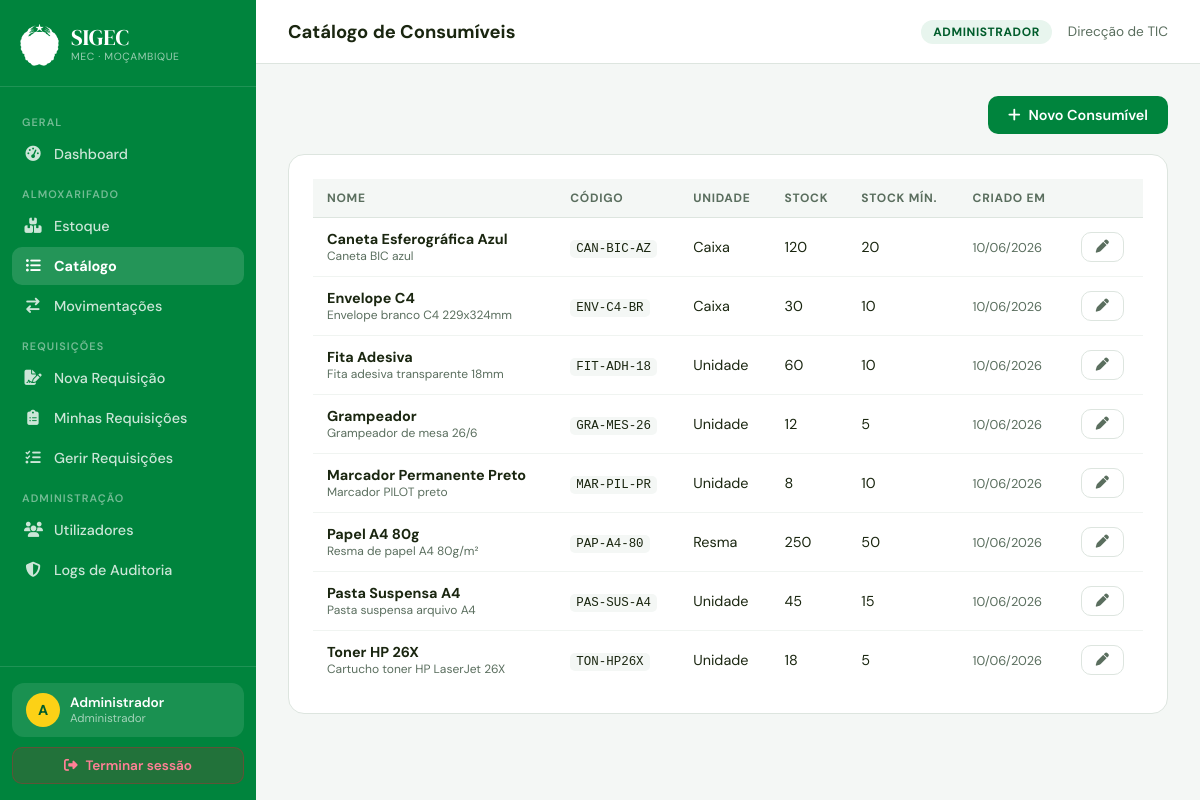
The page /consumiveis.php (signed in) on the database its author committed.
### tables this page shows
CREATE TABLE estoque (
  id             INT AUTO_INCREMENT PRIMARY KEY,
  consumivel_id  INT NOT NULL UNIQUE,
  quantidade     INT DEFAULT 0,
  quantidade_minima INT DEFAULT 10,
  atualizado_em  TIMESTAMP DEFAULT CURRENT_TIMESTAMP ON UPDATE CURRENT_TIMESTAMP,
  FOREIGN KEY (consumivel_id) REFERENCES consumiveis(id)
);

CREATE TABLE consumiveis (
  id          INT AUTO_INCREMENT PRIMARY KEY,
  nome        VARCHAR(100) NOT NULL,
  descricao   TEXT,
  unidade     VARCHAR(20) NOT NULL,    
  codigo      VARCHAR(30) UNIQUE,
  criado_em   TIMESTAMP DEFAULT CURRENT_TIMESTAMP
);

### config.php (called while the page is built, shortened)
<?php
function currentUser(): array {
    return [
        'id'     => $_SESSION['uid']    ?? 0,
        'nome'   => $_SESSION['nome']   ?? '',
        'email'  => $_SESSION['email']  ?? '',
        'role'   => $_SESSION['role']   ?? '',
        'unidade'=> $_SESSION['unidade']?? '',
    ];
}
function roleLabel(string $role): string {
    return match($role) {
        'admin'        => 'Administrador',
        'gestor'       => 'Gestor de Almoxarifado',
        'requisitante' => 'Requisitante',
        default        => ucfirst($role),
    };
}
?>

### consumiveis.php (the view, shortened to what this page needs)
<?php
require_once 'config.php';
$currentPage = 'consumiveis';
$pageTitle   = 'Catálogo de Consumíveis';
$db  = db();
$lista = $db->query(
    "SELECT c.*, e.quantidade, e.quantidade_minima
     FROM consumiveis c
     LEFT JOIN estoque e ON e.consumivel_id = c.id
     ORDER BY c.nome ASC"
)->fetchAll();
include 'partials/header.php';
?>
<div style="display:flex;justify-content:flex-end;margin-bottom:20px">
  <button class="btn btn-primary" onclick="document.getElementById('modalNovo').classList.add('open')">
    <i class="fas fa-plus"></i> Novo Consumível
  </button>
</div>
<div class="card">
  <div class="table-wrap">
    <table>
      <thead><tr>
        <th>Nome</th><th>Código</th><th>Unidade</th><th>Stock</th><th>Stock Mín.</th><th>Criado em</th><th></th>
      </tr></thead>
      <tbody>
      <?php foreach ($lista as $c): ?>
        <tr>
          <td>
            <strong><?= htmlspecialchars($c['nome']) ?></strong>
            <?php if ($c['descricao']): ?><div style="font-size:0.75rem;color:var(--sub)"><?= htmlspecialchars(mb_substr($c['descricao'],0,55)) ?></div><?php endif; ?>
          </td>
          <td><?= $c['codigo'] ? "<code style='font-size:0.78rem;background:var(--bg);padding:2px 6px;border-radius:5px'>".htmlspecialchars($c['codigo'])."</code>" : '—' ?></td>
          <td><?= htmlspecialchars($c['unidade']) ?></td>
          <td><?= $c['quantidade'] ?? '—' ?></td>
          <td><?= $c['quantidade_minima'] ?? '—' ?></td>
          <td style="font-size:0.8rem;color:var(--sub)"><?= date('d/m/Y', strtotime($c['criado_em'])) ?></td>
          <td>
            <button class="btn btn-ghost btn-sm"
              onclick="editarItem(<?= htmlspecialchars(json_encode($c)) ?>)">
              <i class="fas fa-pen"></i>
            </button>
          </td>
        </tr>
      <?php endforeach; ?>
      </tbody>
    </table>
  </div>
</div>
<?php include 'partials/footer.php'; ?>

### partials/header.php (shortened to what this page needs)
<?php
$user = currentUser();
$role = $user['role'];
?>
<!DOCTYPE html>
<html lang="pt">
<head>
  <link rel="stylesheet" href="https://cdnjs.cloudflare.com/ajax/libs/font-awesome/6.5.0/css/all.min.css">
</head>
<body>
<nav class="sidebar" id="sidebar">
  <div class="sidebar-brand">
    <img src="assets/logo.png" alt="MEC" onerror="this.style.display='none'">
    <div>
      <div class="app-name">SIGEC</div>
      <div class="app-sub">MEC · Moçambique</div>
    </div>
  </div>
  <div class="sidebar-nav">
    <div class="nav-section-title">Geral</div>
    <a href="dashboard.php" class="nav-item <?= ($currentPage??'') === 'dashboard' ? 'active' : '' ?>">
      <i class="fas fa-gauge-high"></i> Dashboard
    </a>
    <?php if (in_array($role, ['admin','gestor'])): ?>
    <div class="nav-section-title">Almoxarifado</div>
    <a href="estoque.php" class="nav-item <?= ($currentPage??'') === 'estoque' ? 'active' : '' ?>">
      <i class="fas fa-boxes-stacked"></i> Estoque
    </a>
    <a href="consumiveis.php" class="nav-item <?= ($currentPage??'') === 'consumiveis' ? 'active' : '' ?>">
      <i class="fas fa-list-ul"></i> Catálogo
    </a>
    <a href="movimentacoes.php" class="nav-item <?= ($currentPage??'') === 'movimentacoes' ? 'active' : '' ?>">
      <i class="fas fa-arrow-right-arrow-left"></i> Movimentações
    </a>
    <?php endif; ?>
    <div class="nav-section-title">Requisições</div>
    <a href="requisicoes.php" class="nav-item <?= ($currentPage??'') === 'requisicoes' ? 'active' : '' ?>">
      <i class="fas fa-file-signature"></i> Nova Requisição
    </a>
    <a href="minhas_requisicoes.php" class="nav-item <?= ($currentPage??'') === 'minhas_req' ? 'active' : '' ?>">
      <i class="fas fa-clipboard-list"></i> Minhas Requisições
    </a>
    <?php if (in_array($role, ['admin','gestor'])): ?>
    <a href="gestao_requisicoes.php" class="nav-item <?= ($currentPage??'') === 'gestao_req' ? 'active' : '' ?>">
      <i class="fas fa-tasks"></i> Gerir Requisições
    </a>
    <?php endif; ?>
    <?php if ($role === 'admin'): ?>
    <div class="nav-section-title">Administração</div>
    <a href="utilizadores.php" class="nav-item <?= ($currentPage??'') === 'utilizadores' ? 'active' : '' ?>">
      <i class="fas fa-users"></i> Utilizadores
    </a>
    <a href="logs.php" class="nav-item <?= ($currentPage??'') === 'logs' ? 'active' : '' ?>">
      <i class="fas fa-shield-halved"></i> Logs de Auditoria
    </a>
    <?php endif; ?>
  </div>
  <div class="sidebar-footer">
    <div class="user-chip">
      <div class="user-avatar"><?= strtoupper(mb_substr($user['nome'], 0, 1)) ?></div>
      <div>
        <div class="user-name"><?= htmlspecialchars(explode(' ', $user['nome'])[0]) ?></div>
        <div class="user-role"><?= roleLabel($role) ?></div>
      </div>
    </div>
    <a href="logout.php" class="btn-logout"><i class="fas fa-right-from-bracket"></i> Terminar sessão</a>
  </div>
</nav>
<div class="main-wrap">
  <div class="topbar">
    <div style="display:flex;align-items:center;gap:14px;">
      <span class="page-heading"><?= htmlspecialchars($pageTitle ?? 'Dashboard') ?></span>
    </div>
    <div class="topbar-right">
      <span class="badge-role"><?= roleLabel($role) ?></span>
      <span style="font-size:0.85rem;color:var(--sub)"><?= htmlspecialchars($user['unidade']) ?></span>
    </div>
  </div>
  <div class="content-area">

### partials/footer.php (shortened to what this page needs)
  </div>
</div>
</body>
</html>

### partials/header.php (style rules this page uses)
:root { --verde: #00843D; --verde-d: #005c2b; --vermelho: #E3122E; --dourado: #FCD116; --bg: #F4F7F5; --card: #FFFFFF; --texto: #1A2610; --sub: #5a6e5e; --borda: #DDE5DF; --sidebar-w: 256px; }
*, *::before, *::after { margin:0; padding:0; box-sizing:border-box; }
body { font-family:'DM Sans',sans-serif; background:var(--bg); color:var(--texto); min-height:100vh; display:flex; }
.sidebar { width: var(--sidebar-w); background: var(--verde); min-height: 100vh; display: flex; flex-direction: column; position: fixed; top:0; left:0; bottom:0; z-index: 50; overflow-y: auto; }
.sidebar-brand { padding: 24px 20px 20px; border-bottom: 1px solid rgba(255,255,255,0.12); display: flex; align-items: center; gap: 12px; }
.sidebar-brand img { height: 42px; filter: brightness(0) invert(1); }
.sidebar-brand .app-name { font-family: 'DM Serif Display', serif; font-size: 1.4rem; color: white; line-height: 1; }
.sidebar-brand .app-sub { font-size: 0.65rem; color: rgba(255,255,255,0.6); text-transform: uppercase; letter-spacing: 0.06em; }
.sidebar-nav { flex: 1; padding: 16px 12px; }
.nav-section-title { font-size: 0.68rem; text-transform: uppercase; letter-spacing: 0.1em; color: rgba(255,255,255,0.45); font-weight: 600; padding: 12px 10px 6px; }
.nav-item { display: flex; align-items: center; gap: 12px; padding: 10px 12px; border-radius: 10px; color: rgba(255,255,255,0.8); font-weight: 500; font-size: 0.9rem; text-decoration: none; transition: background 0.15s, color 0.15s; margin-bottom: 2px; }
.nav-item i { width: 18px; text-align: center; font-size: 0.95rem; }
.nav-item:hover, .nav-item.active { background: rgba(255,255,255,0.14); color: white; }
.nav-item.active { font-weight: 700; }
.sidebar-footer { padding: 16px 12px; border-top: 1px solid rgba(255,255,255,0.12); }
.user-chip { background: rgba(255,255,255,0.1); border-radius: 12px; padding: 10px 14px; display: flex; align-items: center; gap: 10px; margin-bottom: 10px; }
.user-avatar { width: 34px; height: 34px; background: var(--dourado); border-radius: 50%; display: flex; align-items: center; justify-content: center; font-weight: 700; color: var(--verde-d); font-size: 0.9rem; flex-shrink: 0; }
.user-chip .user-name { color: white; font-weight: 600; font-size: 0.85rem; }
.user-chip .user-role { color: rgba(255,255,255,0.6); font-size: 0.72rem; }
.btn-logout { width: 100%; padding: 9px; background: rgba(227,18,46,0.15); border: 1px solid rgba(227,18,46,0.3); border-radius: 10px; color: #ff8096; font-size: 0.85rem; font-weight: 600; cursor: pointer; font-family: 'DM Sans', sans-serif; display: flex; align-items: center; justify-content: center; gap: 8px; text-decoration: none; transition: background 0.15s; }
.main-wrap { margin-left: var(--sidebar-w); flex: 1; min-height: 100vh; display: flex; flex-direction: column; }
.topbar { background: white; border-bottom: 1px solid var(--borda); padding: 0 32px; height: 64px; display: flex; align-items: center; justify-content: space-between; position: sticky; top: 0; z-index: 40; }
.page-heading { font-weight: 700; font-size: 1.15rem; color: var(--texto); }
.topbar-right { display: flex; align-items: center; gap: 16px; }
.badge-role { background: #e8f5ee; color: var(--verde-d); font-size: 0.75rem; font-weight: 700; padding: 4px 12px; border-radius: 99px; text-transform: uppercase; letter-spacing: 0.05em; }
.content-area { padding: 32px; flex: 1; }
.card { background: white; border-radius: 16px; border: 1px solid var(--borda); padding: 24px; }
.btn { display: inline-flex; align-items: center; gap: 8px; padding: 10px 20px; border-radius: 10px; font-size: 0.9rem; font-weight: 600; font-family: 'DM Sans', sans-serif; cursor: pointer; border: none; transition: all 0.2s; text-decoration: none; }
.btn-primary { background: var(--verde); color: white; }
.btn-ghost { background: transparent; border: 1.5px solid var(--borda); color: var(--sub); }
.btn-sm { padding: 7px 14px; font-size: 0.82rem; }
.table-wrap { overflow-x: auto; }
table { width: 100%; border-collapse: collapse; font-size: 0.9rem; }
th { text-align: left; padding: 11px 14px; background: var(--bg); color: var(--sub); font-size: 0.75rem; font-weight: 700; text-transform: uppercase; letter-spacing: 0.06em; border-bottom: 1px solid var(--borda); }
td { padding: 12px 14px; border-bottom: 1px solid #f0f4f1; }
tr:last-child td { border-bottom: none; }

### rows shown on the page
estoque: consumivel.nome "Caneta Esferográfica Azul", consumivel.descricao "Caneta BIC azul", consumivel.codigo "CAN-BIC-AZ", consumivel.unidade "Caixa", quantidade "120", quantidade_minima "20", consumivel.criado_em "10/06/2026"
estoque: consumivel.nome "Envelope C4", consumivel.descricao "Envelope branco C4 229x324mm", consumivel.codigo "ENV-C4-BR", consumivel.unidade "Caixa", quantidade "30", quantidade_minima "10", consumivel.criado_em "10/06/2026"
estoque: consumivel.nome "Fita Adesiva", consumivel.descricao "Fita adesiva transparente 18mm", consumivel.codigo "FIT-ADH-18", consumivel.unidade "Unidade", quantidade "60", quantidade_minima "10", consumivel.criado_em "10/06/2026"
estoque: consumivel.nome "Grampeador", consumivel.descricao "Grampeador de mesa 26/6", consumivel.codigo "GRA-MES-26", consumivel.unidade "Unidade", quantidade "12", quantidade_minima "5", consumivel.criado_em "10/06/2026"
estoque: consumivel.nome "Marcador Permanente Preto", consumivel.descricao "Marcador PILOT preto", consumivel.codigo "MAR-PIL-PR", consumivel.unidade "Unidade", quantidade "8", quantidade_minima "10", consumivel.criado_em "10/06/2026"
estoque: consumivel.nome "Papel A4 80g", consumivel.descricao "Resma de papel A4 80g/m²", consumivel.codigo "PAP-A4-80", consumivel.unidade "Resma", quantidade "250", quantidade_minima "50", consumivel.criado_em "10/06/2026"
estoque: consumivel.nome "Pasta Suspensa A4", consumivel.descricao "Pasta suspensa arquivo A4", consumivel.codigo "PAS-SUS-A4", consumivel.unidade "Unidade", quantidade "45", quantidade_minima "15", consumivel.criado_em "10/06/2026"
estoque: consumivel.nome "Toner HP 26X", consumivel.descricao "Cartucho toner HP LaserJet 26X", consumivel.codigo "TON-HP26X", consumivel.unidade "Unidade", quantidade "18", quantidade_minima "5", consumivel.criado_em "10/06/2026"

### other values the page prints
mb_substr($user['nome'], 0, 1) "A"
explode(' ', $user['nome'])[0] "Administrador"
roleLabel($role) "Administrador"
$pageTitle "Catálogo de Consumíveis"
roleLabel($role) "ADMINISTRADOR"
$user['unidade'] "Direcção de TIC"
